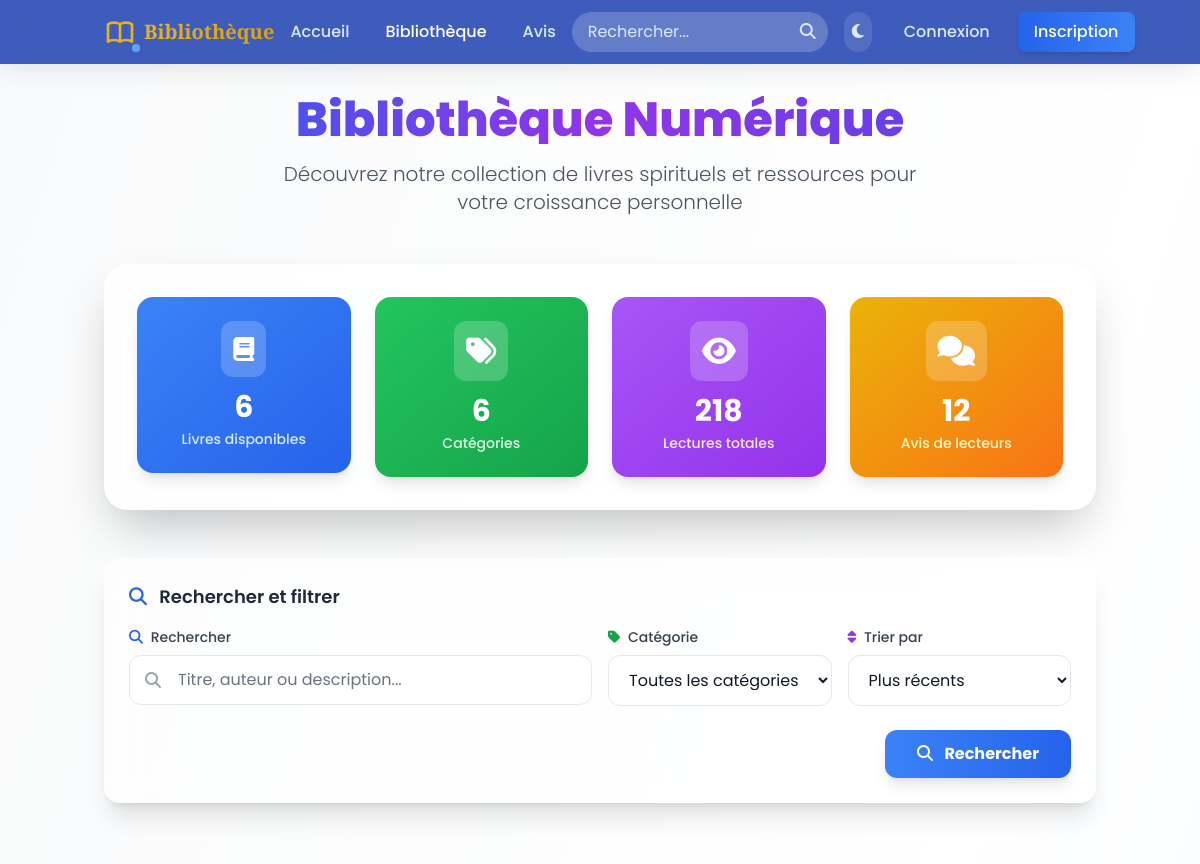
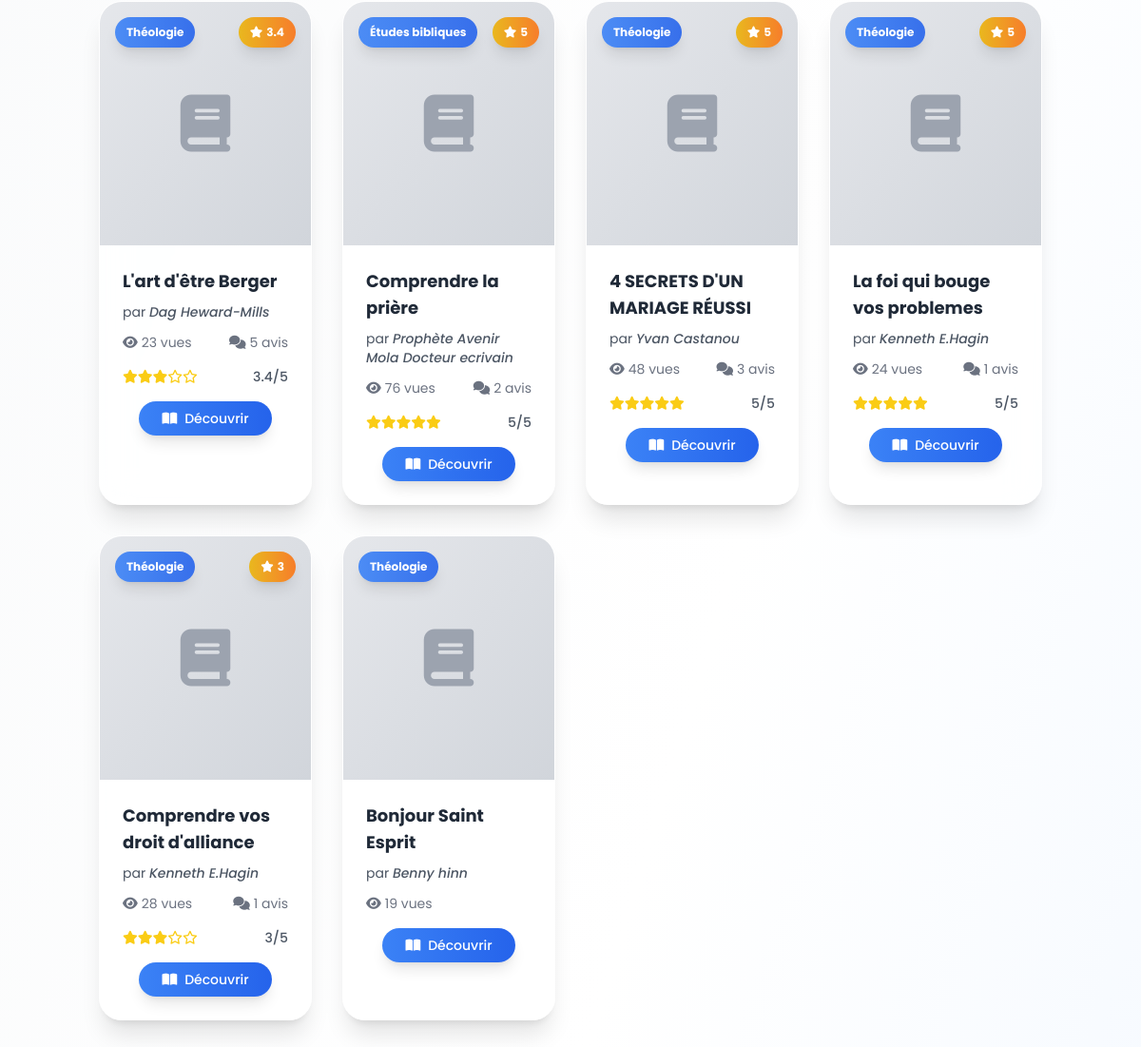
The page /library.php on the database its author committed (2 pictures, top to bottom).
### tables this page shows
CREATE TABLE `books` (
  `id` int(11) NOT NULL,
  `title` varchar(255) NOT NULL,
  `description` text DEFAULT NULL,
  `author` varchar(100) DEFAULT NULL,
  `cover_image` varchar(255) DEFAULT NULL,
  `file_path` varchar(255) NOT NULL,
  `pages_count` int(11) DEFAULT NULL,
  `publication_year` int(11) DEFAULT NULL,
  `publisher` varchar(100) DEFAULT NULL,
  `is_featured` tinyint(1) DEFAULT 0,
  `views_count` int(11) DEFAULT 0,
  `created_at` timestamp NULL DEFAULT current_timestamp(),
  `updated_at` timestamp NULL DEFAULT current_timestamp() ON UPDATE current_timestamp()
);

### library.php (the view, shortened to what the rows shown need)
<?php
require_once "classes/Core.php";
require_once "classes/Models.php";
require_once "classes/Repositories.php";
try {
    $bookRepository = new BookRepository();
    $search = trim($_GET['search'] ?? '');
    $category_id = intval($_GET['category'] ?? 0);
    $sort = $_GET['sort'] ?? 'newest';
    $page = max(1, intval($_GET['page'] ?? 1));
    $per_page = 20;
    $offset = ($page - 1) * $per_page;
    if (!empty($search)) {
        $books = $bookRepository->searchWithSort($search, $sort, $per_page, $offset);
        $total_books = $bookRepository->countSearch($search);
    } elseif ($category_id > 0) {
        $books = $bookRepository->findByCategoryWithSort($category_id, $sort, $per_page, $offset);
        $total_books = $bookRepository->countByCategory($category_id);
    } else {
        $books = $bookRepository->findAllWithSort($sort, $per_page, $offset);
    }
} catch (Exception $e) {
    if (config('app.debug', false)) {
        die("Erreur lors du chargement de la bibliothèque : " . $e->getMessage());
    } else {
        error_log("Library page error: " . $e->getMessage());
        $books = [];
        $categories = [];
        $global_stats = ['total_books' => 0, 'total_categories' => 0, 'total_views' => 0, 'total_comments' => 0];
        $total_books = 0;
        $total_pages = 0;
        $selected_category_name = '';
    }
}
include "includes/header.php";
?>
<div class="min-h-screen bg-gradient-to-br from-gray-50 via-white to-blue-50 dark:from-gray-900 dark:via-gray-800 dark:to-blue-900">
    <div class="container mx-auto px-4 py-8">
        <div class="text-center mb-12">
            <h1 class="text-5xl font-extrabold bg-gradient-to-r from-blue-600 via-purple-600 to-indigo-600 bg-clip-text text-transparent mb-4">
            </h1>
        </div>
        <div class="mb-8">
            <?php if (!empty($books)): ?>
                <div class="grid grid-cols-1 sm:grid-cols-2 md:grid-cols-3 lg:grid-cols-4 gap-8">
                    <?php foreach ($books as $index => $book): ?>
                        <div class="book-card bg-white/80 dark:bg-gray-800/80 backdrop-blur-lg rounded-3xl shadow-xl border border-white/20 dark:border-gray-700/20 overflow-hidden transition-all duration-500 hover:scale-105 hover:shadow-2xl group">
                            <a href="book.php?id=<?php echo $book->getId(); ?>" class="block h-full">
                                <div class="relative overflow-hidden">
                                    <?php if ($book->hasCover()): ?>
                                        <div class="w-full h-64 bg-gradient-to-br from-gray-200 to-gray-300 dark:from-gray-700 dark:to-gray-800 flex items-center justify-center" style="display:none;">
                                            <i class="fas fa-book text-6xl text-gray-400 dark:text-gray-500"></i>
                                        </div>
                                    <?php else: ?>
                                        <div class="w-full h-64 bg-gradient-to-br from-gray-200 to-gray-300 dark:from-gray-700 dark:to-gray-800 flex items-center justify-center">
                                            <i class="fas fa-book text-6xl text-gray-400 dark:text-gray-500"></i>
                                        </div>
                                    <?php endif; ?>
                                    <div class="absolute top-4 left-4 right-4 flex justify-between items-start">
                                        <div class="bg-gradient-to-r from-blue-500/90 to-blue-600/90 text-white text-xs font-bold px-3 py-2 rounded-full shadow-lg backdrop-blur-sm">
                                            <?php echo htmlspecialchars($book->getCategoryName() ?? 'Non catégorisé'); ?>
                                        </div>
                                        <?php if ($book->getAvgRating() && $book->getAvgRating() > 0): ?>
                                            <div class="bg-gradient-to-r from-yellow-500/90 to-orange-500/90 text-white text-xs font-bold px-3 py-2 rounded-full shadow-lg backdrop-blur-sm flex items-center">
                                                <i class="fas fa-star mr-1"></i>
                                                <?php echo round($book->getAvgRating(), 1); ?>
                                            </div>
                                        <?php endif; ?>
                                    </div>
                                </div>
                                <div class="p-6">
                                    <h3 class="font-bold text-lg line-clamp-2 text-gray-800 dark:text-white mb-2">
                                        <?php echo htmlspecialchars($book->getTitle()); ?>
                                    </h3>
                                    <?php if ($book->getAuthor()): ?>
                                        <p class="text-gray-600 dark:text-gray-400 text-sm mb-3">
                                            par <span class="italic font-medium"><?php echo htmlspecialchars($book->getAuthor()); ?></span>
                                        </p>
                                    <?php endif; ?>
                                    <div class="flex items-center justify-between text-sm text-gray-500 dark:text-gray-400 mb-4">
                                        <div class="flex items-center">
                                            <i class="fas fa-eye mr-1"></i>
                                            <?php echo $book->getFormattedViews(); ?> vues
                                        </div>
                                        <?php if ($book->getTotalReviews() && $book->getTotalReviews() > 0): ?>
                                            <div class="flex items-center">
                                                <i class="fas fa-comments mr-1"></i>
                                                <?php echo $book->getTotalReviews(); ?> avis
                                            </div>
                                        <?php endif; ?>
                                    </div>
                                    <?php if ($book->getAvgRating() && $book->getAvgRating() > 0): ?>
                                        <div class="flex items-center justify-between mb-4">
                                            <div class="flex items-center text-yellow-400">
                                                <?php foreach ($book->getStarsArray() as $isFilled): ?>
                                                    <i class="<?php echo $isFilled ? 'fas' : 'far'; ?> fa-star text-sm"></i>
                                                <?php endforeach; ?>
                                            </div>
                                            <span class="text-sm font-medium text-gray-600 dark:text-gray-400">
                                                <?php echo round($book->getAvgRating(), 1); ?>/5
                                            </span>
                                        </div>
                                    <?php endif; ?>
                                    <div class="flex justify-center">
                                        <span class="bg-gradient-to-r from-blue-500 to-blue-600 hover:from-blue-600 hover:to-blue-700 text-white text-sm font-medium px-6 py-2 rounded-full transition-all duration-300 hover:scale-105 shadow-lg inline-flex items-center">
                                            <i class="fas fa-book-open mr-2"></i>
                                            Découvrir
                                        </span>
                                    </div>
                                </div>
                            </a>
                        </div>
                    <?php endforeach; ?>
                </div>
            <?php endif; ?>
        </div>
    </div>
</div>
<?php include "includes/footer.php"; ?>

### rows shown on the page
books: CategoryName "Théologie", AvgRating "3.4", title "L'art d'être Berger", author "Dag Heward-Mills", views_count "23", TotalReviews "5"
books: CategoryName "Études bibliques", AvgRating "5", title "Comprendre la prière", author "Prophète Avenir Mola Docteur ecrivain", views_count "76", TotalReviews "2"
books: CategoryName "Théologie", AvgRating "5", title "4 SECRETS D'UN MARIAGE RÉUSSI", author "Yvan Castanou", views_count "48", TotalReviews "3"
books: CategoryName "Théologie", AvgRating "5", title "La foi qui bouge vos problemes", author "Kenneth E.Hagin", views_count "24", TotalReviews "1"
books: CategoryName "Théologie", AvgRating "3", title "Comprendre vos droit d'alliance", author "Kenneth E.Hagin", views_count "28", TotalReviews "1"
books: CategoryName "Théologie", title "Bonjour Saint Esprit", author "Benny hinn", views_count "19"

### other values the page prints
$global_stats['total_books'] "6"
$global_stats['total_categories'] "6"
$global_stats['total_views'] "218"
$global_stats['total_comments'] "12"
